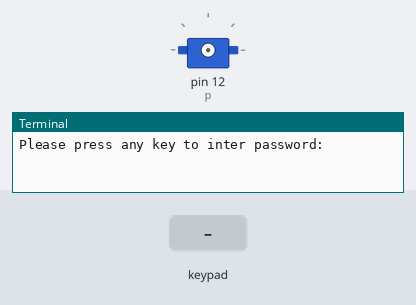
A program run on a simulated Raspberry Pi (header pin numbers). Parts: servo, the last lines printed to the terminal. Inputs (shaded band) come from the test bench. Servo angles are drawn from the pulse width (0.5 ms = 0°, 2.5 ms = 180°).

Above: at 1.2 s.
1.3 s: key '1' pressed
3.1 s: keypad keys 2 2 2 2 pressed 0.4 s apart
9.2 s: keypad keys 2 2 2 2 # pressed 0.4 s apart
At 11.0 s:
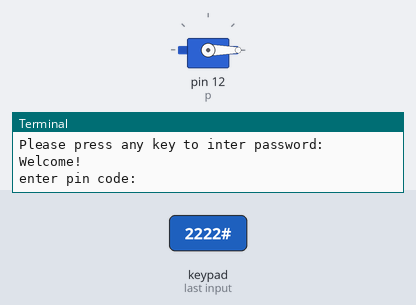
12.7 s: key '*' pressed
14.5 s: key '#' pressed
16.3 s: keypad keys 2 2 2 2 * pressed 0.4 s apart
Timing chart, 0 to 19.3 s (numbered marks = the images above; inputs shaded):
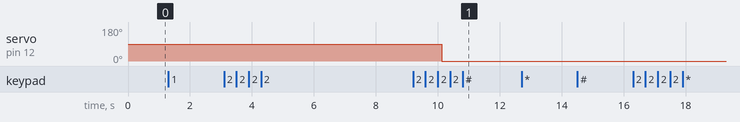

The program:

interactive.py
```python
import inputInterface as UI
import ServoLock as Lock
import time

#to be replaced by Controller

while True:
    print('Please press any key to inter password: ')
    UI.getChar()
    print('Welcome!')
    Pass = UI.getPassword()
    while Pass != '2222':
        print('Wrong pin code!')
        Pass = UI.getPassword()

    Lock.openLock()
    time.sleep(5)
    Lock.closeLock()
```

inputInterface.py
```python
import keypad
import time

#to be replaced by Controller

kp = keypad.keypad()

def getPassword():
    password = ''
    print('enter pin code: ')
    while len(password) < 4:
        char = getChar()
        password = password + str(char)
        print(password)
    return password

def getChar():
    digit = None
    while digit == None:
        digit = kp.getKey()
        time.sleep(0.2)
    return digit
```

ServoLock.py
```python
import RPi.GPIO as GPIO
import time

GPIO.setmode(GPIO.BOARD)
GPIO.setup(12, GPIO.OUT)
p = GPIO.PWM (12, 50)
p.start(0)

CLOSE_LOCK_DUTY_CYCLE = 2.5
OPEN_LOCK_DUTY_CYCLE = 7.5

isOpen = False

def openLock():
    p.start(OPEN_LOCK_DUTY_CYCLE)
    time.sleep(0.5)
    p.start(0)
    isOpen = True
    return

def closeLock():
    p.start(CLOSE_LOCK_DUTY_CYCLE)
    time.sleep(0.5)
    p.start(0)
    isOpen = False
    return

def isOpen():
    return isOpen
```

keypad.py
```python
import time
import RPi.GPIO as GPIO


class keypad():
    # CONSTANTS
    KEYPAD = [
        [1, 2, 3],
        [4, 5, 6],
        [7, 8, 9],
        ["*", 0, "#"]
    ]

    ROW         = [11,13,15,19]
    COLUMN      = [21,23,26]

    def __init__(self):
        GPIO.setmode(GPIO.BOARD)

    def getKey(self):

        for j in range(len(self.COLUMN)):
            GPIO.setup(self.COLUMN[j], GPIO.OUT)
            GPIO.output(self.COLUMN[j], GPIO.LOW)

        # Set all rows as input
        for i in range(len(self.ROW)):
            GPIO.setup(self.ROW[i], GPIO.IN, pull_up_down=GPIO.PUD_UP)

        # Scan rows for pushed key/button
        # A valid key press should set "rowVal"  between 0 and 3.
        rowVal = -1
        for i in range(len(self.ROW)):
            tmpRead = GPIO.input(self.ROW[i])
            if tmpRead == 0:
                rowVal = i

        # if rowVal is not 0 thru 3 then no button was pressed and we can exit
        if rowVal < 0 or rowVal > 3:
            self.exit()
            return

        # Convert columns to input
        for j in range(len(self.COLUMN)):
            GPIO.setup(self.COLUMN[j], GPIO.IN, pull_up_down=GPIO.PUD_DOWN)

        # Switch the i-th row found from scan to output
        GPIO.setup(self.ROW[rowVal], GPIO.OUT)
        GPIO.output(self.ROW[rowVal], GPIO.HIGH)

        # Scan columns for still-pushed key/button
        # A valid key press should set "colVal"  between 0 and 2.
        colVal = -1
        for j in range(len(self.COLUMN)):
            tmpRead = GPIO.input(self.COLUMN[j])
            if tmpRead == 1:
                colVal = j

        # if colVal is not 0 thru 2 then no button was pressed and we can exit
        if colVal < 0 or colVal > 2:
            self.exit()
            return

        # Return the value of the key pressed
        self.exit()
        return self.KEYPAD[rowVal][colVal]

    def exit(self):
        # Reinitialize all rows and columns as input at exit
        for i in range(len(self.ROW)):
            GPIO.setup(self.ROW[i], GPIO.IN, pull_up_down=GPIO.PUD_UP)
        for j in range(len(self.COLUMN)):
            GPIO.setup(self.COLUMN[j], GPIO.IN, pull_up_down=GPIO.PUD_UP)
```
